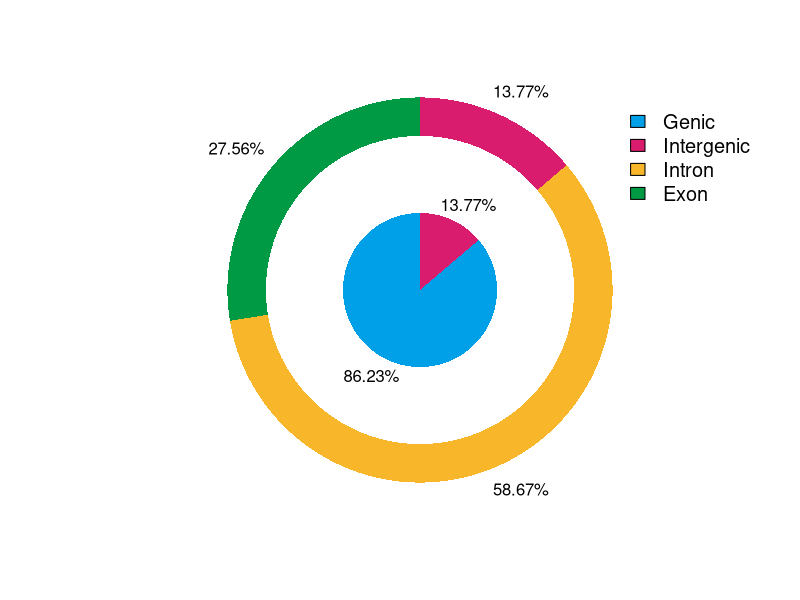
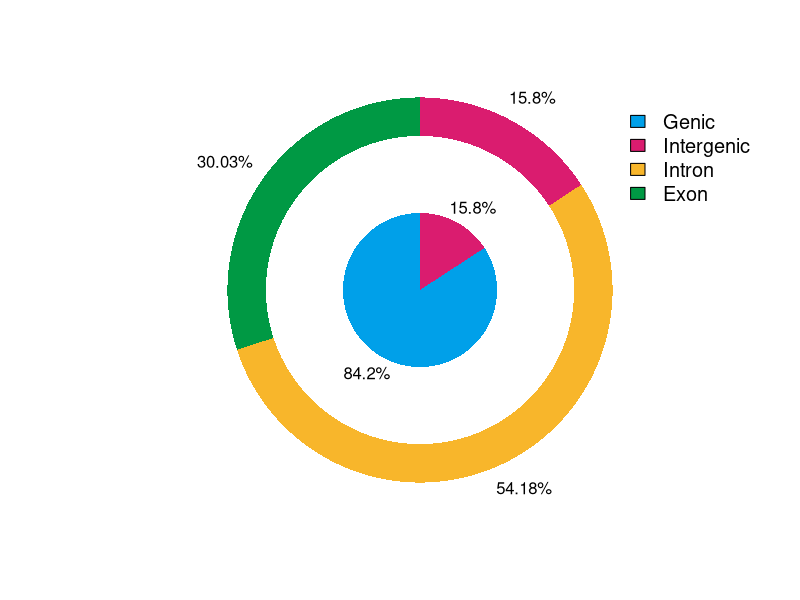
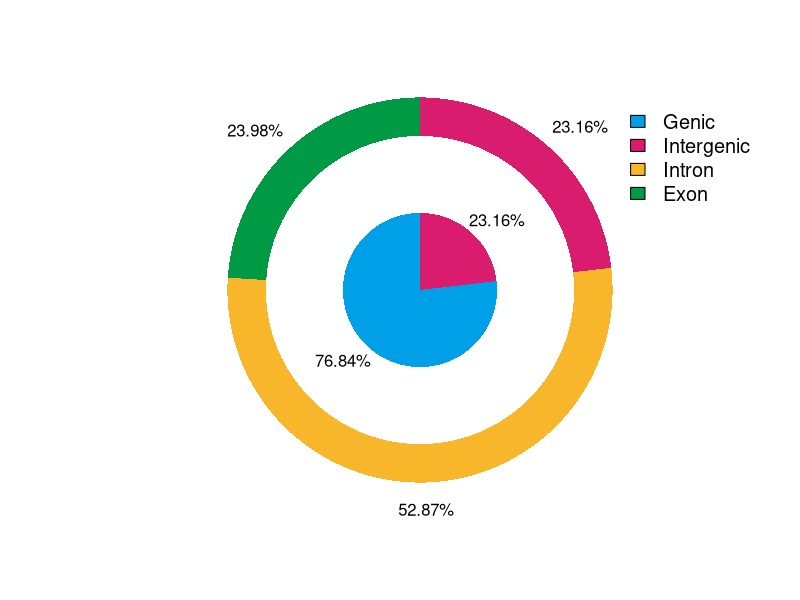
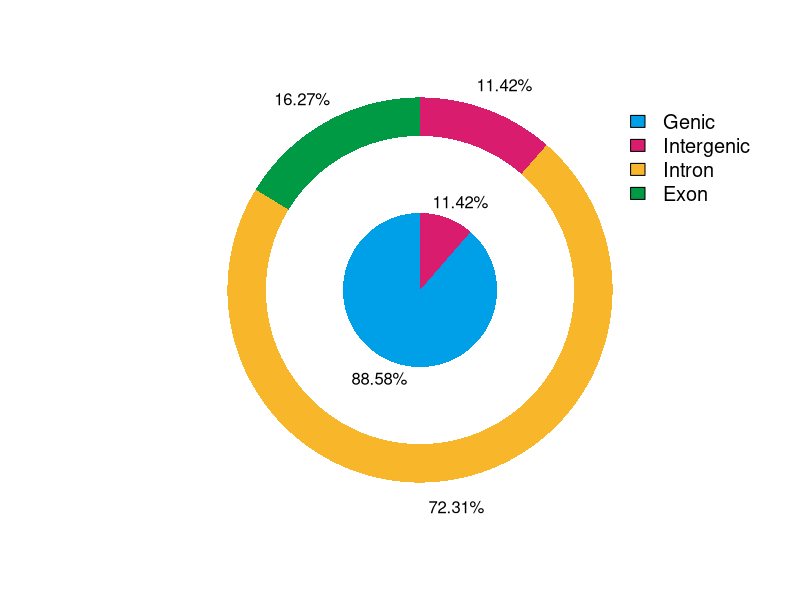
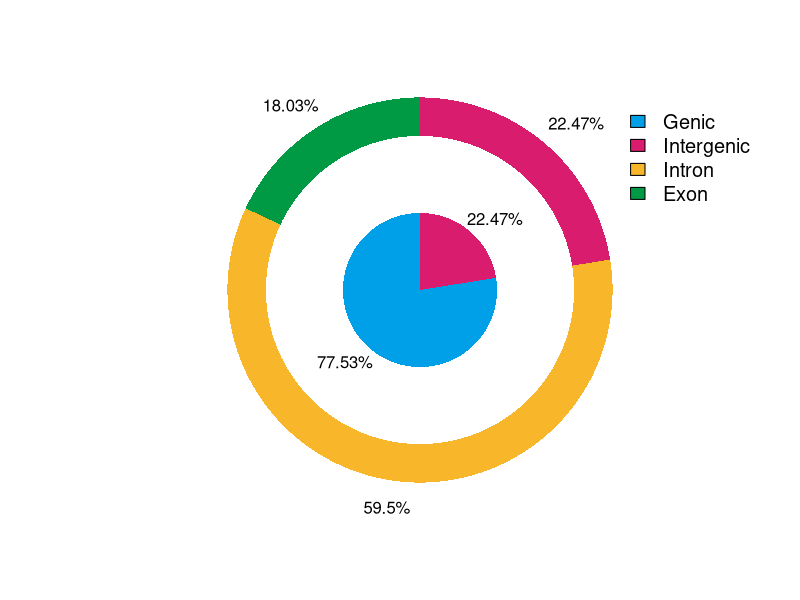
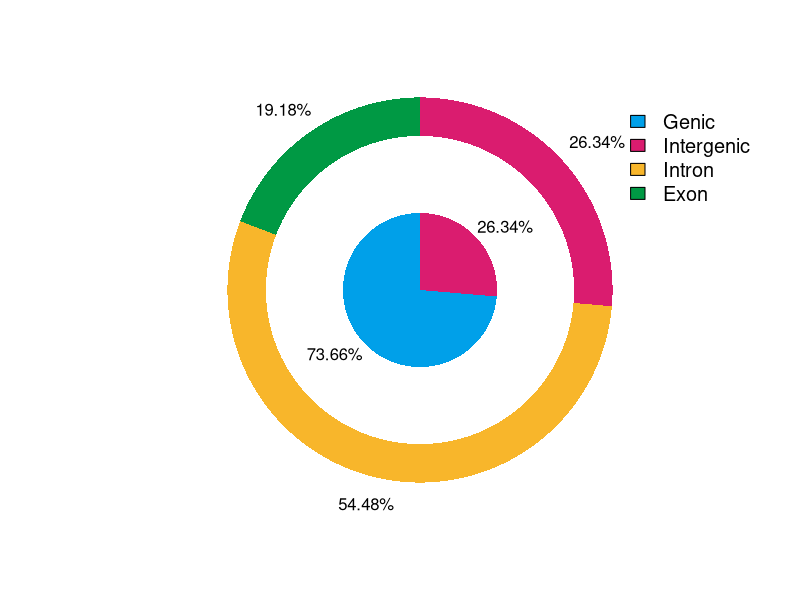
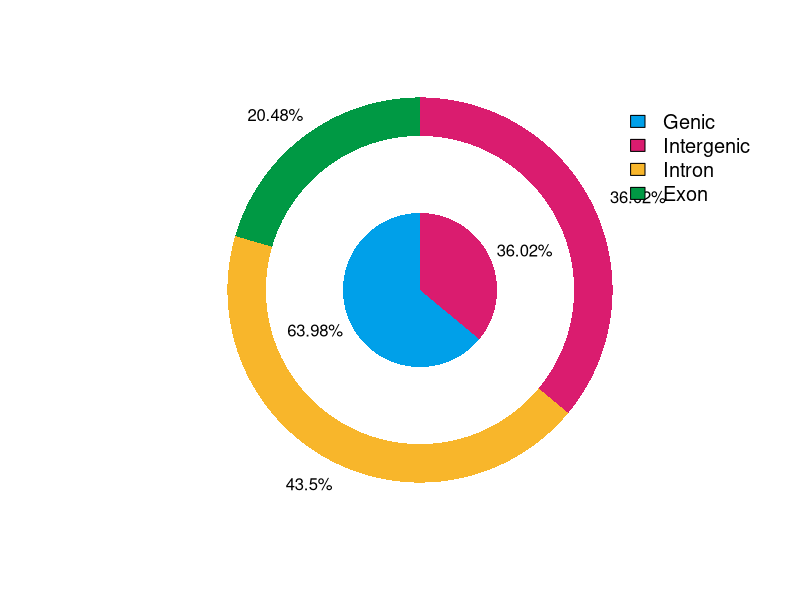
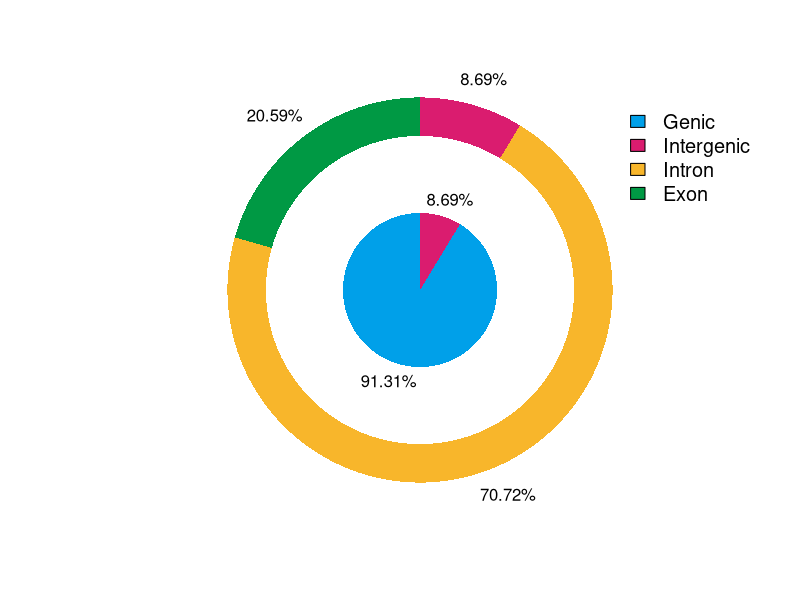

Reproduce these figures in R, in order.
setwd("E:\\zhangyan\\figure1")
library(plotrix)
pieplot <- function(r=0.2,total=4305181,Exon=1186517,Intron=2525812) {
    Genic <- Exon+Intron
    Intergenic <- total-Genic
    cols <- c(NO='white',Genic='#00a0e9',Intergenic='#da1c6f',Intron='#f8b62b',Exon='#009944')
    pie(1, radius=r, init.angle=90, col="white", border=NA, labels='')
    
    nn = floating.pie(0,0, c(Exon,Intron,Intergenic),radius=5*r,startpos=pi/2,col=cols[c("Exon", "Intron",'Intergenic')],border=NA)
    id = paste(c(round(Exon/total*100,2),round(Intron/total*100,2),round(Intergenic/total*100,2)),"%",sep="")
    pie.labels(0,0,nn,id,radius=4*r+0.005,minangle=0.2,explode=c(0.3,0.3,0.3,0.3),border=NA)

    floating.pie(0,0, c(Intron),radius=4*r,startpos=pi/2,col=cols[c("NO")],border=NA)
    floating.pie(0,0, c(Intron),radius=3*r,startpos=pi/2,col=cols[c("NO")],border=NA)
    
    nn = floating.pie(0, 0, c(Genic, Intergenic),radius=2*r,startpos=pi/2,col=cols[c("Genic", "Intergenic")],border=NA)
    id = paste(c(round(Genic/total*100,2),round(Intergenic/total*100,2)),"%",sep="")
    pie.labels(0,0,nn,id,radius=2*r+0.005,minangle=0.2,explode=c(0.05,0.05,0.05,0.05),border=NA)
    legend(5*r, 5*r, legend=sub("_", " ", names(cols)[-1]),fill=cols[-1], bty="n", cex=1.2)
}
#pieplot()
pdf("allrich-06.RNA.pdf",width=10)
pieplot(total=4305181,Exon=1186517,Intron=2525812)
dev.off()
pdf("allrich-23.RNA.pdf",width=10)
pieplot(total=36867156,Exon=11070866,Intron=19973065)
dev.off()
pdf("allrich-32.RNA.pdf",width=10)
pieplot(total=11703287,Exon=2806074,Intron=6187252)
dev.off()
pdf("allrich-10.RNA.pdf",width=10)
pieplot(total=38996549,Exon=6344343,Intron=28198451)
dev.off()

pdf("allrich-04.RNA.pdf",width=10)
pieplot(total=14177459,Exon=2555914,Intron=8435279)
dev.off()
pdf("allrich-22.RNA.pdf",width=10)
pieplot(total=21898879,Exon=4200719,Intron=11929824)
dev.off()
pdf("allrich-37.RNA.pdf",width=10)
pieplot(total=6238243,Exon=1277551,Intron=2713619)
dev.off()
pdf("allrich-29.RNA.pdf",width=10)
pieplot(total=60270553,Exon=12410757,Intron=42623352)
dev.off()
